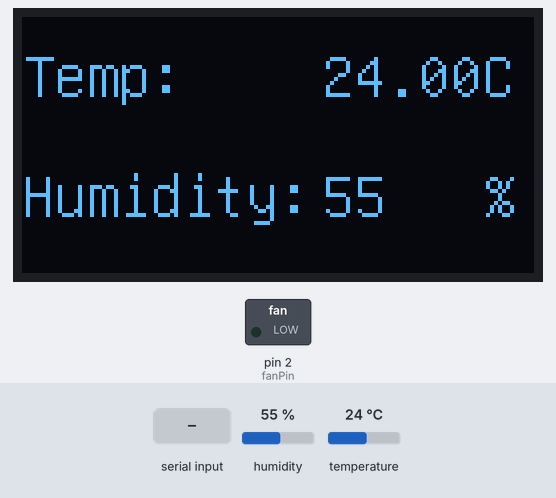
Bench run of a sketch on a simulated Arduino Uno, built with avr-gcc and run on an emulated ATmega328P. Shown: 128×64 one-colour display, switched loads named in the sketch (green lamp = pin HIGH). Inputs (shaded band) come from the test bench; at power-on: humidity 55 %, temperature 24 °C. What the sketch prints to the serial monitor is not drawn.

Above: at 1.2 s.
1.3 s: "enableFan\n" received over Serial
At 2.5 s:
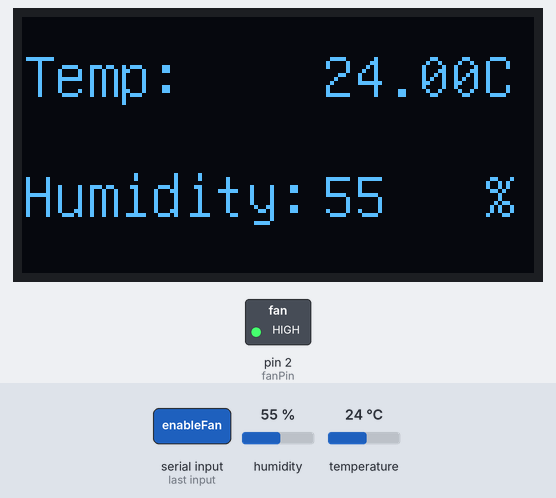
2.8 s: humidity set to 22 %
At 4.2 s:
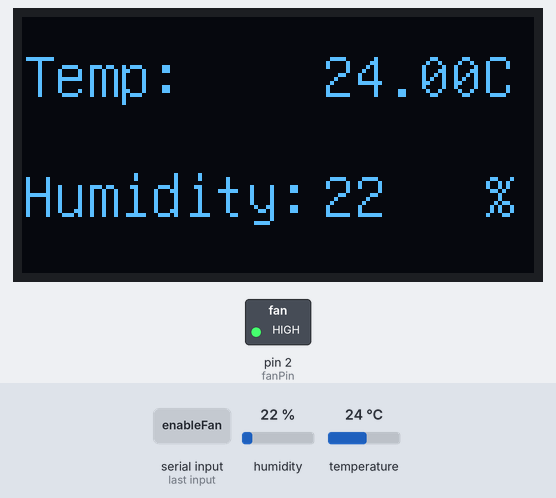
4.8 s: temperature set to 20 °C
At 6.1 s:
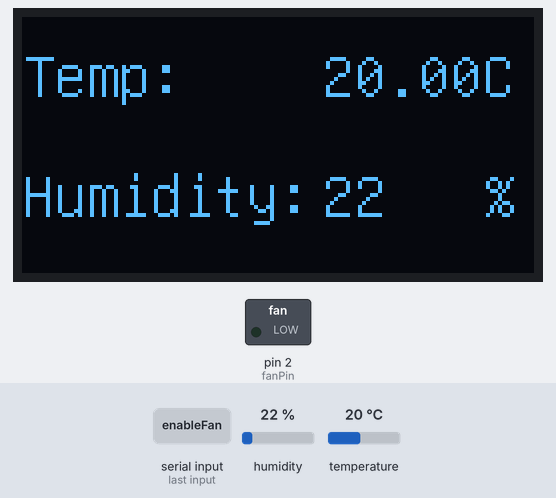
6.7 s: humidity set to 40 %
At 7.5 s:
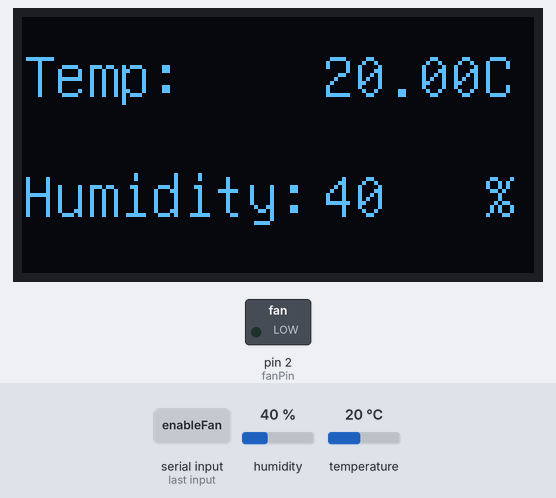
10.4 s: temperature set to 12 °C
At 11.4 s:
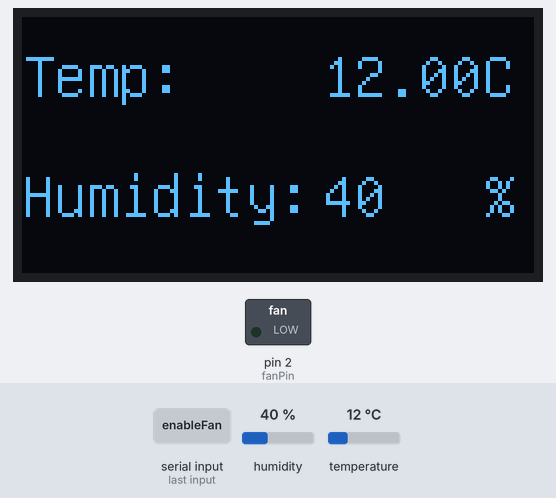
Timing chart, 0 to 13.4 s (numbered marks = the images above; inputs shaded):
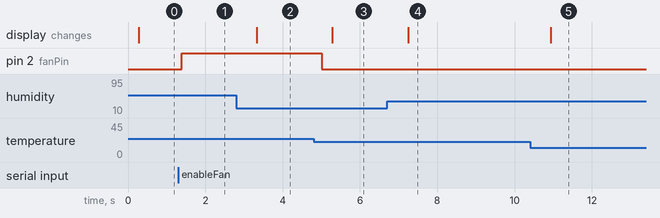

The sketch:

Air_System_Arduino.ino
```cpp
#include <Adafruit_Sensor.h> //Temp/Humidity Sensor
#include <DHT.h> //Temp/Humidity Sensor
#include <DHT_U.h> //Temp/Humidity Sensor
#include <Wire.h>
#include <U8glib.h> //OLED screen Library
#include <ArduinoJson.h>

//Define Temp/Humid Sensor
#define DHTPIN 8
#define DHTTYPE DHT11
DHT_Unified dht(DHTPIN, DHTTYPE);

//Set Fan Pin
const int fanPin = 2;

//Setup OLED screen
U8GLIB_SH1106_128X64 u8g(13, 11, 10, 9); // SCK = 13, MOSI = 11, CS = 10, A0 = 9

//Initialize JSON Variable
StaticJsonDocument<200> aqData;
StaticJsonDocument<200> fanData;

//Initialize Sensor Variables
float temp;
int humid;
float fanTriggerValue = 21.0;
bool fanOn = false;
String command;

void setup() {
  // put your setup code here, to run once:
  Wire.begin();

  Serial.begin(9600);
  pinMode(fanPin, OUTPUT); //Fan Pin
  dht.begin();

  //OLED SCREEN SETUP
  u8g.setRot180(); //Rotate the screen so it looks right
  // assign default color value
  if ( u8g.getMode() == U8G_MODE_R3G3B2 ) {
  u8g.setColorIndex(255); // white
  }
  else if ( u8g.getMode() == U8G_MODE_GRAY2BIT ) {
  u8g.setColorIndex(3); // max intensity
  }
  else if ( u8g.getMode() == U8G_MODE_BW ) {
  u8g.setColorIndex(1); // pixel on
  }
  else if ( u8g.getMode() == U8G_MODE_HICOLOR ) {
  u8g.setHiColorByRGB(255,255,255);
  }
}

void draw_temp(float temp, int humid)
{
  u8g.firstPage();
  do
  {
    u8g.setFont(u8g_font_unifont);
    u8g.drawStr(0, 20, "Temp:");
    u8g.setPrintPos(75, 20);
    u8g.print(temp);
    u8g.setPrintPos(115, 20);
    u8g.print("C");
    u8g.drawStr(0, 50, "Humidity:");
    u8g.setPrintPos(75, 50);
    u8g.print(humid);
    u8g.setPrintPos(115, 50);
    u8g.print("%");
  }
  while(u8g.nextPage());
}

void loop() {
  //Ensure that the sensors are ready
  sensors_event_t event;
  dht.temperature().getEvent(&event);
  temp = event.temperature;
  dht.humidity().getEvent(&event);
  humid = event.relative_humidity;

  //Format into JSON
  aqData["temp"] = temp;
  aqData["humid"] = humid;
  fanData["fanTriggerValue"] = fanTriggerValue;
  fanData["fanOn"] = fanOn;

  //Send to Serial
  if(Serial.available() > 0)
  {
    command = Serial.readStringUntil('\n');
    if(command.equals("getData"))
    {
      serializeJson(aqData, Serial);
      Serial.println("");
    }
    else if(command.equals("changeFan"))
    {
      Serial.println("Enter new temperature to activate fan");
      //Wait for a response
      while(!Serial.available())
      {}
      int input = Serial.parseInt();
      //Ensure that the input is valid
      if(input > 0)
      {
        fanTriggerValue = input;
      }
    }
    else if(command.equals("fanDetails"))
    {
      serializeJson(fanData, Serial);
      Serial.println("");
    }
    else if(command.equals("disableFan"))
    {
      fanOn = false;
      Serial.println("Fan Disabled");
    }
    else if(command.equals("enableFan"))
    {
      fanOn = true;
      Serial.println("Fan Enabled");
    }
  }

  if(temp > fanTriggerValue && fanOn == true)
  {
      digitalWrite(fanPin, HIGH);
  }

  else
  {
      digitalWrite(fanPin, LOW);
  }

  //Update Screen
  draw_temp(temp, humid);
}
```

Measured:
- the behaviour switches between 22 and 21 °C on temperature (found by bisection; images 2 and 3)
- after the input at 1.3 s, pin 2 (fanPin): LOW → HIGH after 0.10 s
- after the input at 2.8 s, the display: changes after 0.54 s (image 2)
- after the input at 4.8 s, pin 2 (fanPin): HIGH → LOW after 0.21 s; the display: changes after 0.48 s (image 3)
- after the input at 6.7 s, the display: changes after 0.54 s (image 4)
- after the input at 10.4 s, the display: changes after 0.54 s (image 5)
